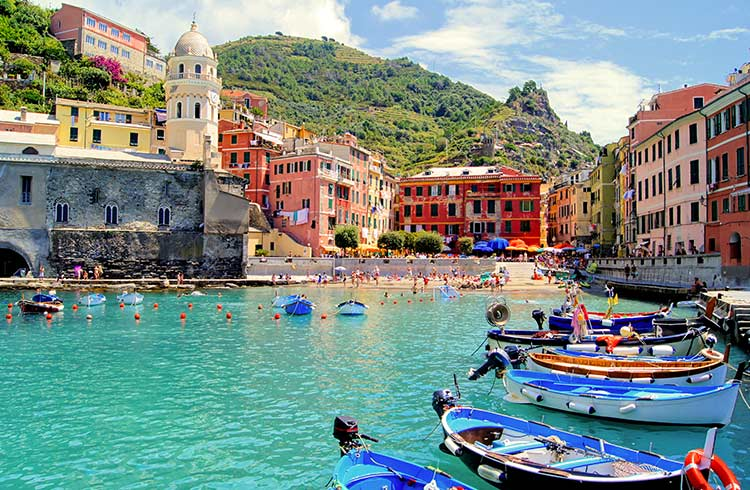
#> input picture Task 2/5-things-italy.jpg, 750 x 490 px
$ jupyter execute 'Homework (2).ipynb'
#> lines starting #> are read from the running program, lines starting #| are printed output that depends on the picture; long printed decimals are rounded
# HOMEWORK 2
For this homework you will have to complete and implement the colour balancing for:
* Gray world algorithm
* Scale-by-max algorithm

You are free to use your own images. Experiment with more images and think about the effect each of the algorithms has on the resulting (balanced) image.

### Colour Balancing
In this notebook we will show different type of colour balancing making use of von Kries' hypothesis.

[cell 1]
import cv2
import numpy as np
from matplotlib import pyplot as plt
plt.rcParams['figure.figsize'] = [15, 5]

[cell 2]
img = cv2.imread('5-things-italy.jpg')
#> img is the input picture: shape (490, 750, 3); mean B, G, R 135, 140.8, 122.4
img = cv2.cvtColor(img, cv2.COLOR_BGR2RGB)
plt.imshow(img)

### White patch
In white patch algorithm we choose a group of pixels we know they should be white. We then scale the resulting image colour channels by this white patch.

[cell 3]
# Define white patch and the coefficients
row, col = 489, 749
white = img[row, col, :]
#> white = [23, 111, 125]
coeffs = 255.0/white
#> coeffs = [11.09, 2.3, 2.04]

# Apply white balancing and generate balanced image
balanced = np.zeros_like(img, dtype=np.float32)
for channel in range(3):
    balanced[..., channel] = img[..., channel] * coeffs[channel]
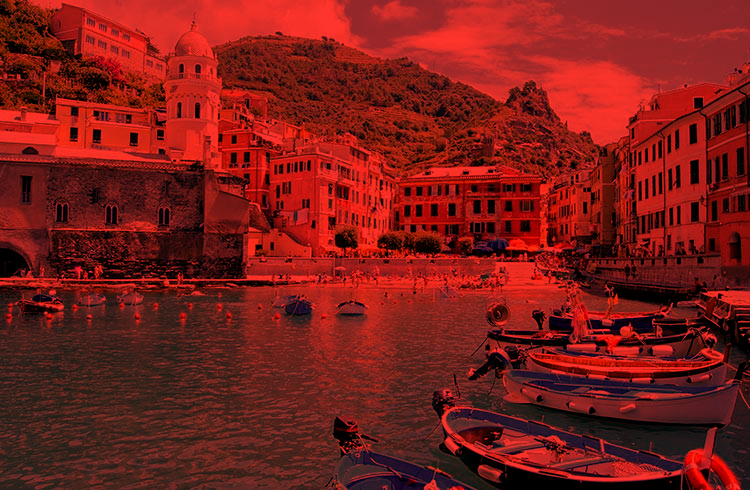
#> balanced: shape (490, 750, 3) float32; mean R, G, B 1356.8, 323.5, 275.3; drawn with min black and max white

# White patching does not guarantee that the dynamic range is preserved, images must be clipped.
balanced = balanced/255
balanced[balanced > 1] = 1
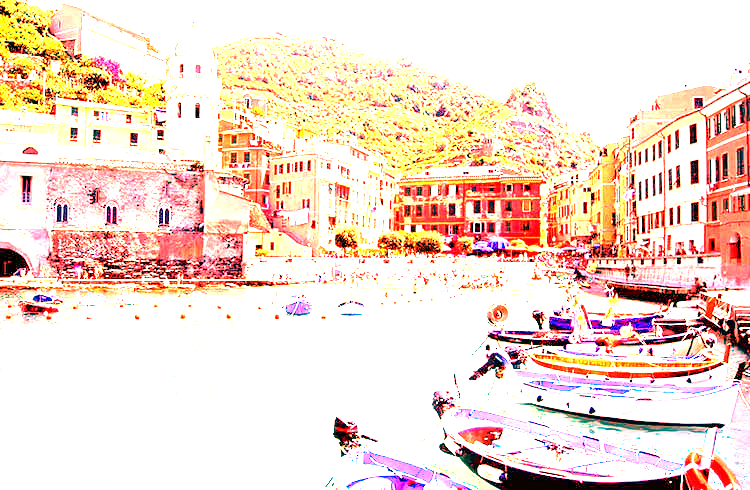
#> balanced: shape (490, 750, 3) float32; mean R, G, B 0.954, 0.858, 0.809

plt.subplot(121), plt.imshow(img)
plt.subplot(122), plt.imshow(balanced)
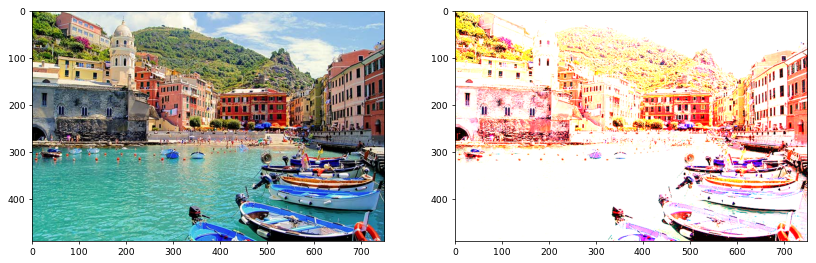
#> figure drawn by matplotlib, 2 panels

### Gray world
This algorithm assumes that a scene, on average, is gray.

[cell 4]
# Load your image
img = cv2.imread('5-things-italy.jpg')
img = cv2.cvtColor(img, cv2.COLOR_BGR2RGB)

# Compute the mean values for all three colour channels (red, green, blue)
mean_r = np.mean(img[:, :, 0])
#> mean_r = 122.4
mean_g = np.mean(img[:, :, 1])
#> mean_g = 140.8
mean_b = np.mean(img[:, :, 2])
#> mean_b = 135

# Compute the coefficients kr, kg, kb
# Fix the coefficient of the brightest colour channel to 1
brightest_mean = max(mean_r, mean_g, mean_b)
#> brightest_mean = 140.8

if brightest_mean == mean_r:
    kr = 1
    kg = mean_r / mean_g
    kb = mean_r / mean_b
elif brightest_mean == mean_g:
    kg = 1
    kr = mean_g / mean_r
#> kr = 1.15
    kb = mean_g / mean_b
#> kb = 1.04
else:  # brightest_mean == mean_b
    kb = 1
    kr = mean_b / mean_r
    kg = mean_b / mean_g

# Apply color balancing and generate the balanced image
balanced = np.zeros_like(img, dtype=np.float32)
balanced[:, :, 0] = img[:, :, 0] * kr
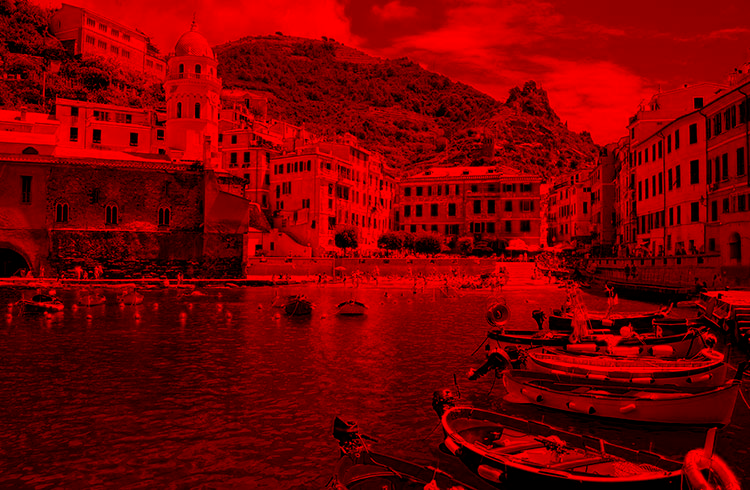
#> balanced: shape (490, 750, 3) float32; mean R, G, B 140.8, 0, 0; drawn with min black and max white
balanced[:, :, 1] = img[:, :, 1] * kg
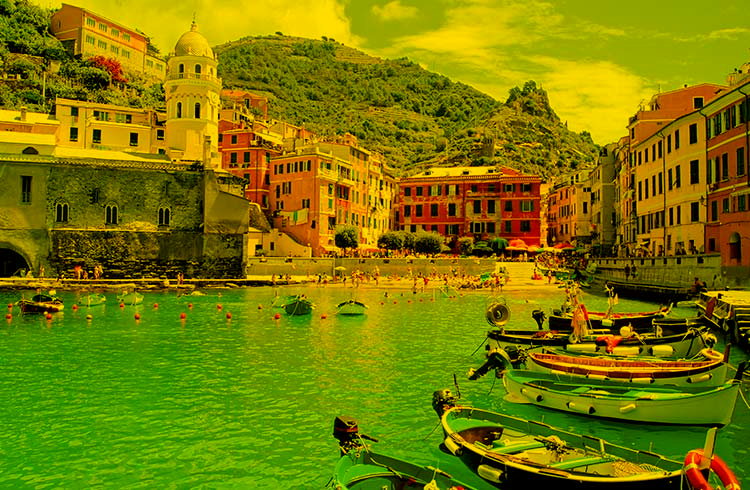
#> balanced: shape (490, 750, 3) float32; mean R, G, B 140.8, 140.8, 0; drawn with min black and max white
balanced[:, :, 2] = img[:, :, 2] * kb
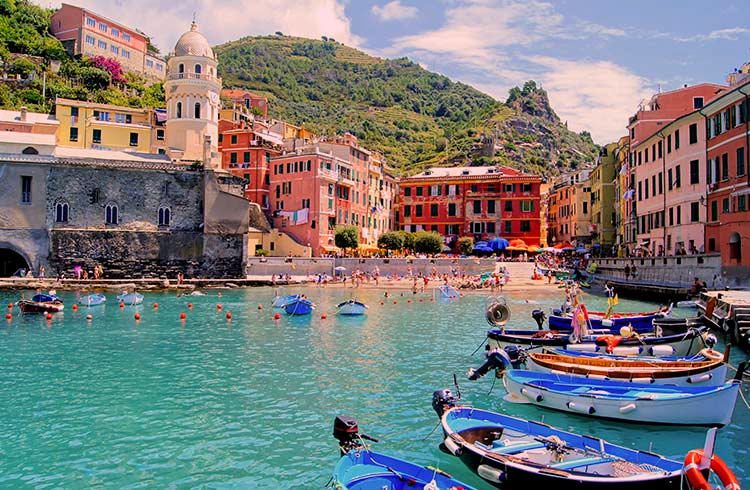
#> balanced: shape (490, 750, 3) float32; mean R, G, B 140.8, 140.8, 140.8; drawn with min black and max white

# Clip the values to be in the valid range [0, 255]
balanced = np.clip(balanced, 0, 255).astype(np.uint8)
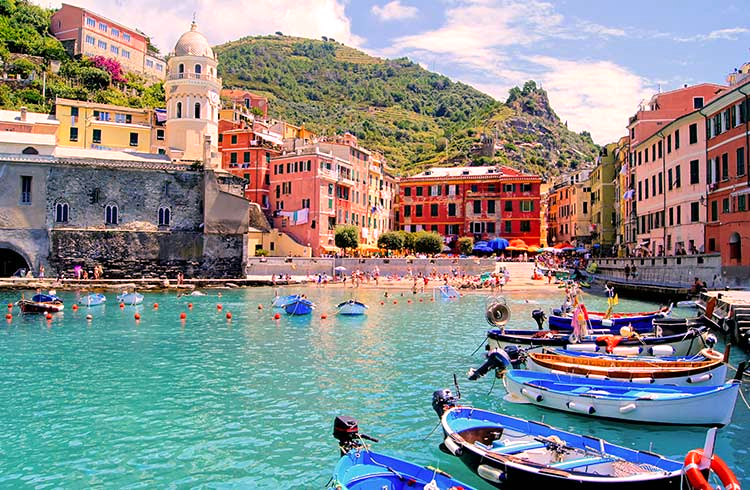
#> balanced: shape (490, 750, 3); mean R, G, B 138.3, 140.8, 140.2

# Show the original and the balanced image side by side
plt.subplot(121), plt.imshow(img)
plt.title('Original Image')
plt.subplot(122), plt.imshow(balanced)
plt.title('Balanced Image')
plt.show()

### Scale-by-max
This is a straightforward algorithm that scales each colour channel by its maximum value. Note that it is sensitive to noise and saturations.

[cell 5]
# Load your image
img = cv2.imread('im.png')
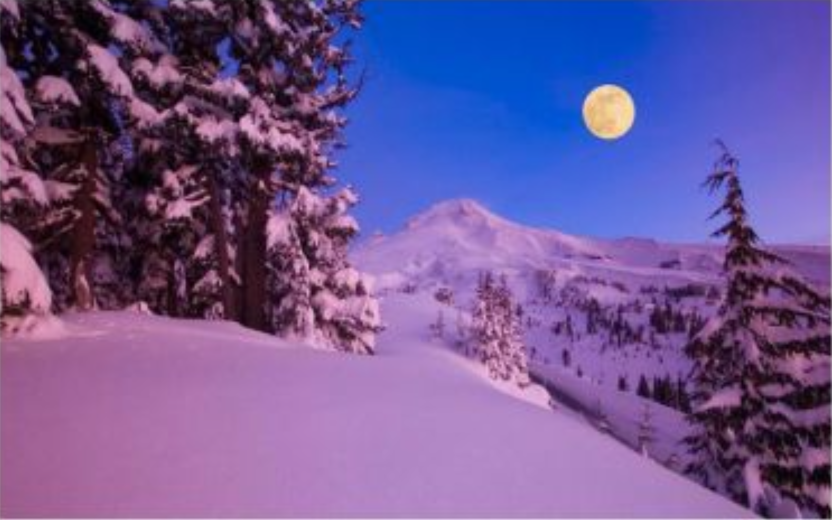
#> input picture Task 2/im.png, 1664 x 1040 px (shown at 1/2 size)
#> img is the input picture: shape (1040, 1664, 3); mean B, G, R 148.6, 87.6, 111
img = cv2.cvtColor(img, cv2.COLOR_BGR2RGB)

# Compute the maximum values for all three colour channels (red, green, blue)
max_r = np.max(img[:, :, 0])
#> max_r = 255
max_g = np.max(img[:, :, 1])
#> max_g = 226
max_b = np.max(img[:, :, 2])
#> max_b = 246
print(f"Max R: {max_r}, Max G: {max_g}, Max B: {max_b}")
#| Max R: 255, Max G: 226, Max B: 246

# Apply scale-by-max balancing and generate the balanced image
balanced = np.zeros_like(img, dtype=np.float32)
balanced[:, :, 0] = img[:, :, 0] * (255 / max_r)
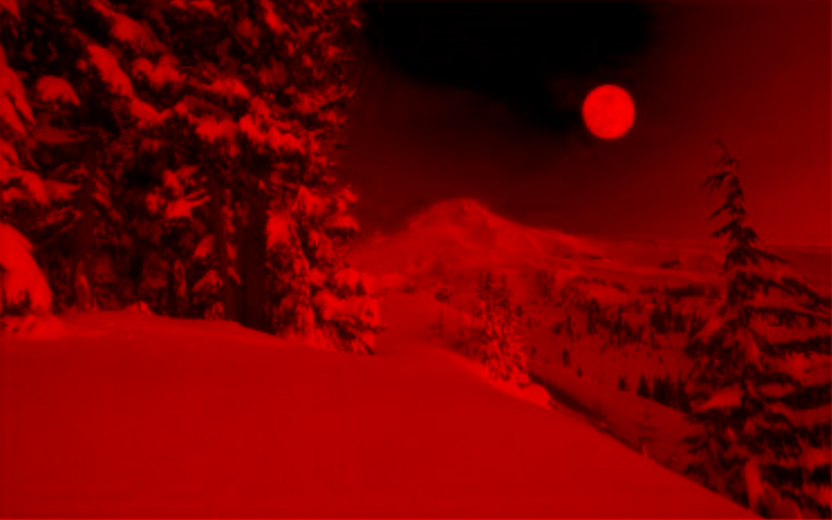
#> balanced: shape (1040, 1664, 3) float32 (shown at 1/2 size); mean R, G, B 110.8, 0, 0
balanced[:, :, 1] = img[:, :, 1] * (255 / max_g)
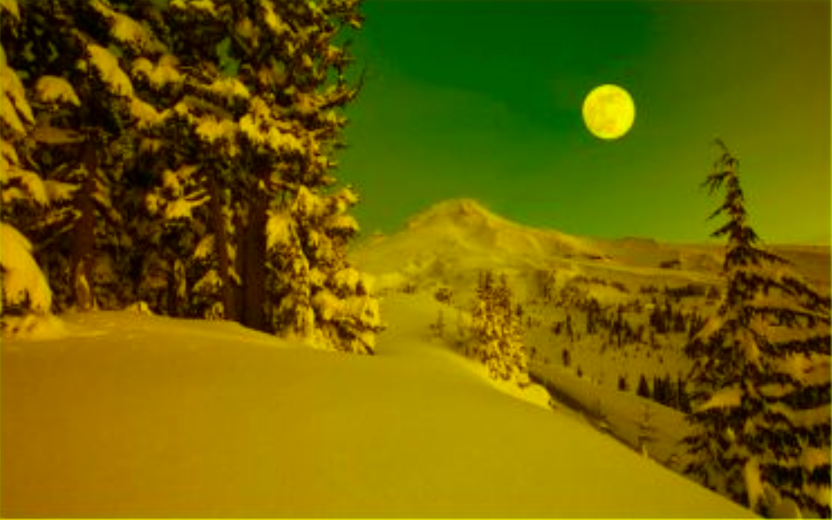
#> balanced: shape (1040, 1664, 3) float32 (shown at 1/2 size); mean R, G, B 110.8, 98.8, 0
balanced[:, :, 2] = img[:, :, 2] * (255 / max_b)

print(f"Scale factors - R: {255 / max_r}, G: {255 / max_g}, B: {255 / max_b}")
#| Scale factors - R: 1.0, G: 1.128, B: 1.037

balanced = np.clip(balanced, 0, 255).astype(np.uint8)

plt.subplot(121), plt.imshow(img)
plt.subplot(122), plt.imshow(balanced)
